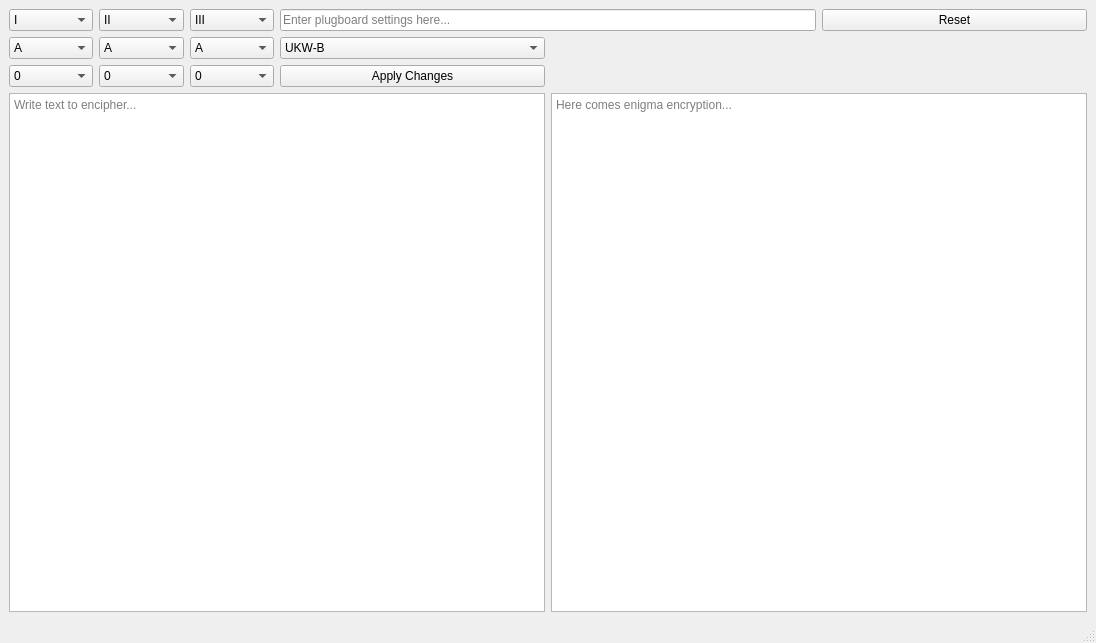
<?xml version="1.0" encoding="UTF-8"?>
<ui version="4.0">
 <class>MainWindow</class>
 <widget class="QMainWindow" name="MainWindow">
  <property name="geometry">
   <rect>
    <x>0</x>
    <y>0</y>
    <width>1096</width>
    <height>643</height>
   </rect>
  </property>
  <property name="windowTitle">
   <string>EnigmaSimulator</string>
  </property>
  <widget class="QWidget" name="centralwidget">
   <layout class="QGridLayout" name="gridLayout">
    <item row="1" column="1">
     <widget class="QComboBox" name="Reflector">
      <item>
       <property name="text">
        <string>UKW-B</string>
       </property>
      </item>
      <item>
       <property name="text">
        <string>UKW-C</string>
       </property>
      </item>
     </widget>
    </item>
    <item row="3" column="2" colspan="2">
     <widget class="QPlainTextEdit" name="readText">
      <property name="undoRedoEnabled">
       <bool>false</bool>
      </property>
      <property name="readOnly">
       <bool>true</bool>
      </property>
      <property name="overwriteMode">
       <bool>true</bool>
      </property>
      <property name="placeholderText">
       <string>Here comes enigma encryption...</string>
      </property>
     </widget>
    </item>
    <item row="0" column="1" colspan="2">
     <widget class="QLineEdit" name="Plug">
      <property name="placeholderText">
       <string>Enter plugboard settings here...</string>
      </property>
     </widget>
    </item>
    <item row="2" column="1">
     <widget class="QPushButton" name="Apply">
      <property name="text">
       <string>Apply Changes</string>
      </property>
     </widget>
    </item>
    <item row="0" column="0" rowspan="3">
     <layout class="QGridLayout" name="gridLayout_3">
      <item row="0" column="0">
       <widget class="QComboBox" name="RotorI">
        <item>
         <property name="text">
          <string>I</string>
         </property>
        </item>
        <item>
         <property name="text">
          <string>II</string>
         </property>
        </item>
        <item>
         <property name="text">
          <string>III</string>
         </property>
        </item>
        <item>
         <property name="text">
          <string>IV</string>
         </property>
        </item>
        <item>
         <property name="text">
          <string>V</string>
         </property>
        </item>
       </widget>
      </item>
      <item row="0" column="1">
       <widget class="QComboBox" name="RotorII">
        <item>
         <property name="text">
          <string>II</string>
         </property>
        </item>
        <item>
         <property name="text">
          <string>I</string>
         </property>
        </item>
        <item>
         <property name="text">
          <string>III</string>
         </property>
        </item>
        <item>
         <property name="text">
          <string>IV</string>
         </property>
        </item>
        <item>
         <property name="text">
          <string>V</string>
         </property>
        </item>
       </widget>
      </item>
      <item row="0" column="2">
       <widget class="QComboBox" name="RotorIII">
        <item>
         <property name="text">
          <string>III</string>
         </property>
        </item>
        <item>
         <property name="text">
          <string>I</string>
         </property>
        </item>
        <item>
         <property name="text">
          <string>II</string>
         </property>
        </item>
        <item>
         <property name="text">
          <string>IV</string>
         </property>
        </item>
        <item>
         <property name="text">
          <string>V</string>
         </property>
        </item>
       </widget>
      </item>
      <item row="1" column="0">
       <widget class="QComboBox" name="PositionI">
        <item>
         <property name="text">
          <string>A</string>
         </property>
        </item>
        <item>
         <property name="text">
          <string>B</string>
         </property>
        </item>
        <item>
         <property name="text">
          <string>C</string>
         </property>
        </item>
        <item>
         <property name="text">
          <string>D</string>
         </property>
        </item>
        <item>
         <property name="text">
          <string>E</string>
         </property>
        </item>
        <item>
         <property name="text">
          <string>F</string>
         </property>
        </item>
        <item>
         <property name="text">
          <string>G</string>
         </property>
        </item>
        <item>
         <property name="text">
          <string>H</string>
         </property>
        </item>
        <item>
         <property name="text">
          <string>I</string>
         </property>
        </item>
        <item>
         <property name="text">
          <string>J</string>
         </property>
        </item>
        <item>
         <property name="text">
          <string>K</string>
         </property>
        </item>
        <item>
         <property name="text">
          <string>L</string>
         </property>
        </item>
        <item>
         <property name="text">
          <string>M</string>
         </property>
        </item>
        <item>
         <property name="text">
          <string>N</string>
         </property>
        </item>
        <item>
         <property name="text">
          <string>O</string>
         </property>
        </item>
        <item>
         <property name="text">
          <string>P</string>
         </property>
        </item>
        <item>
         <property name="text">
          <string>Q</string>
         </property>
        </item>
        <item>
         <property name="text">
          <string>R</string>
         </property>
        </item>
        <item>
         <property name="text">
          <string>S</string>
         </property>
        </item>
        <item>
         <property name="text">
          <string>T</string>
         </property>
        </item>
        <item>
         <property name="text">
          <string>U</string>
         </property>
        </item>
        <item>
         <property name="text">
          <string>V</string>
         </property>
        </item>
        <item>
         <property name="text">
          <string>W</string>
         </property>
        </item>
        <item>
         <property name="text">
          <string>X</string>
         </property>
        </item>
        <item>
         <property name="text">
          <string>Y</string>
         </property>
        </item>
        <item>
         <property name="text">
          <string>Z</string>
         </property>
        </item>
       </widget>
      </item>
      <item row="1" column="1">
       <widget class="QComboBox" name="PositionII">
        <item>
         <property name="text">
          <string>A</string>
         </property>
        </item>
        <item>
         <property name="text">
          <string>B</string>
         </property>
        </item>
        <item>
         <property name="text">
          <string>C</string>
         </property>
        </item>
        <item>
         <property name="text">
          <string>D</string>
         </property>
        </item>
        <item>
         <property name="text">
          <string>E</string>
         </property>
        </item>
        <item>
         <property name="text">
          <string>F</string>
         </property>
        </item>
        <item>
         <property name="text">
          <string>G</string>
         </property>
        </item>
        <item>
         <property name="text">
          <string>H</string>
         </property>
        </item>
        <item>
         <property name="text">
          <string>I</string>
         </property>
        </item>
        <item>
         <property name="text">
          <string>J</string>
         </property>
        </item>
        <item>
         <property name="text">
          <string>K</string>
         </property>
        </item>
        <item>
         <property name="text">
          <string>L</string>
         </property>
        </item>
        <item>
         <property name="text">
          <string>M</string>
         </property>
        </item>
        <item>
         <property name="text">
          <string>N</string>
         </property>
        </item>
        <item>
         <property name="text">
          <string>O</string>
         </property>
        </item>
        <item>
         <property name="text">
          <string>P</string>
         </property>
        </item>
        <item>
         <property name="text">
          <string>Q</string>
         </property>
        </item>
        <item>
         <property name="text">
          <string>R</string>
         </property>
        </item>
        <item>
         <property name="text">
          <string>S</string>
         </property>
        </item>
        <item>
         <property name="text">
          <string>T</string>
         </property>
        </item>
        <item>
         <property name="text">
          <string>U</string>
         </property>
        </item>
        <item>
         <property name="text">
          <string>V</string>
         </property>
        </item>
        <item>
         <property name="text">
          <string>W</string>
         </property>
        </item>
        <item>
         <property name="text">
          <string>X</string>
         </property>
        </item>
        <item>
         <property name="text">
          <string>Y</string>
         </property>
        </item>
        <item>
         <property name="text">
          <string>Z</string>
         </property>
        </item>
       </widget>
      </item>
      <item row="1" column="2">
       <widget class="QComboBox" name="PositionIII">
        <item>
         <property name="text">
          <string>A</string>
         </property>
        </item>
        <item>
         <property name="text">
          <string>B</string>
         </property>
        </item>
        <item>
         <property name="text">
          <string>C</string>
         </property>
        </item>
        <item>
         <property name="text">
          <string>D</string>
         </property>
        </item>
        <item>
         <property name="text">
          <string>E</string>
         </property>
        </item>
        <item>
         <property name="text">
          <string>F</string>
         </property>
        </item>
        <item>
         <property name="text">
          <string>G</string>
         </property>
        </item>
        <item>
         <property name="text">
          <string>H</string>
         </property>
        </item>
        <item>
         <property name="text">
          <string>I</string>
         </property>
        </item>
        <item>
         <property name="text">
          <string>J</string>
         </property>
        </item>
        <item>
         <property name="text">
          <string>K</string>
         </property>
        </item>
        <item>
         <property name="text">
          <string>L</string>
         </property>
        </item>
        <item>
         <property name="text">
          <string>M</string>
         </property>
        </item>
        <item>
         <property name="text">
          <string>N</string>
         </property>
        </item>
        <item>
         <property name="text">
          <string>O</string>
         </property>
        </item>
        <item>
         <property name="text">
          <string>P</string>
         </property>
        </item>
        <item>
         <property name="text">
          <string>Q</string>
         </property>
        </item>
        <item>
         <property name="text">
          <string>R</string>
         </property>
        </item>
        <item>
         <property name="text">
          <string>S</string>
         </property>
        </item>
        <item>
         <property name="text">
          <string>T</string>
         </property>
        </item>
        <item>
         <property name="text">
          <string>U</string>
         </property>
        </item>
        <item>
         <property name="text">
          <string>V</string>
         </property>
        </item>
        <item>
         <property name="text">
          <string>W</string>
         </property>
        </item>
        <item>
         <property name="text">
          <string>X</string>
         </property>
        </item>
        <item>
         <property name="text">
          <string>Y</string>
         </property>
        </item>
        <item>
         <property name="text">
          <string>Z</string>
         </property>
        </item>
       </widget>
      </item>
      <item row="2" column="0">
       <widget class="QComboBox" name="RingSettingI">
        <item>
         <property name="text">
          <string>0</string>
         </property>
        </item>
        <item>
         <property name="text">
          <string>1</string>
         </property>
        </item>
        <item>
         <property name="text">
          <string>2</string>
         </property>
        </item>
        <item>
         <property name="text">
          <string>3</string>
         </property>
        </item>
        <item>
         <property name="text">
          <string>4</string>
         </property>
        </item>
        <item>
         <property name="text">
          <string>5</string>
         </property>
        </item>
        <item>
         <property name="text">
          <string>6</string>
         </property>
        </item>
        <item>
         <property name="text">
          <string>7</string>
         </property>
        </item>
        <item>
         <property name="text">
          <string>8</string>
         </property>
        </item>
        <item>
         <property name="text">
          <string>9</string>
         </property>
        </item>
        <item>
         <property name="text">
          <string>10</string>
         </property>
        </item>
        <item>
         <property name="text">
          <string>11</string>
         </property>
        </item>
        <item>
         <property name="text">
          <string>12</string>
         </property>
        </item>
        <item>
         <property name="text">
          <string>13</string>
         </property>
        </item>
        <item>
         <property name="text">
          <string>14</string>
         </property>
        </item>
        <item>
         <property name="text">
          <string>15</string>
         </property>
        </item>
        <item>
         <property name="text">
          <string>16</string>
         </property>
        </item>
        <item>
         <property name="text">
          <string>17</string>
         </property>
        </item>
        <item>
         <property name="text">
          <string>18</string>
         </property>
        </item>
        <item>
         <property name="text">
          <string>19</string>
         </property>
        </item>
        <item>
         <property name="text">
          <string>20</string>
         </property>
        </item>
        <item>
         <property name="text">
          <string>21</string>
         </property>
        </item>
        <item>
         <property name="text">
          <string>22</string>
         </property>
        </item>
        <item>
         <property name="text">
          <string>23</string>
         </property>
        </item>
        <item>
         <property name="text">
          <string>24</string>
         </property>
        </item>
        <item>
         <property name="text">
          <string>25</string>
         </property>
        </item>
       </widget>
      </item>
      <item row="2" column="1">
       <widget class="QComboBox" name="RingSettingII">
        <item>
         <property name="text">
          <string>0</string>
         </property>
        </item>
        <item>
         <property name="text">
          <string>1</string>
         </property>
        </item>
        <item>
         <property name="text">
          <string>2</string>
         </property>
        </item>
        <item>
         <property name="text">
          <string>3</string>
         </property>
        </item>
        <item>
         <property name="text">
          <string>4</string>
         </property>
        </item>
        <item>
         <property name="text">
          <string>5</string>
         </property>
        </item>
        <item>
         <property name="text">
          <string>6</string>
         </property>
        </item>
        <item>
         <property name="text">
          <string>7</string>
         </property>
        </item>
        <item>
         <property name="text">
          <string>8</string>
         </property>
        </item>
        <item>
         <property name="text">
          <string>9</string>
         </property>
        </item>
        <item>
         <property name="text">
          <string>10</string>
         </property>
        </item>
        <item>
         <property name="text">
          <string>11</string>
         </property>
        </item>
        <item>
         <property name="text">
          <string>12</string>
         </property>
        </item>
        <item>
         <property name="text">
          <string>13</string>
         </property>
        </item>
        <item>
         <property name="text">
          <string>14</string>
         </property>
        </item>
        <item>
         <property name="text">
          <string>15</string>
         </property>
        </item>
        <item>
         <property name="text">
          <string>16</string>
         </property>
        </item>
        <item>
         <property name="text">
          <string>17</string>
         </property>
        </item>
        <item>
         <property name="text">
          <string>18</string>
         </property>
        </item>
        <item>
         <property name="text">
          <string>19</string>
         </property>
        </item>
        <item>
         <property name="text">
          <string>20</string>
         </property>
        </item>
        <item>
         <property name="text">
          <string>21</string>
         </property>
        </item>
        <item>
         <property name="text">
          <string>22</string>
         </property>
        </item>
        <item>
         <property name="text">
          <string>23</string>
         </property>
        </item>
        <item>
         <property name="text">
          <string>24</string>
         </property>
        </item>
        <item>
         <property name="text">
          <string>25</string>
         </property>
        </item>
       </widget>
      </item>
      <item row="2" column="2">
       <widget class="QComboBox" name="RingSettingIII">
        <item>
         <property name="text">
          <string>0</string>
         </property>
        </item>
        <item>
         <property name="text">
          <string>1</string>
         </property>
        </item>
        <item>
         <property name="text">
          <string>2</string>
         </property>
        </item>
        <item>
         <property name="text">
          <string>3</string>
         </property>
        </item>
        <item>
         <property name="text">
          <string>4</string>
         </property>
        </item>
        <item>
         <property name="text">
          <string>5</string>
         </property>
        </item>
        <item>
         <property name="text">
          <string>6</string>
         </property>
        </item>
        <item>
         <property name="text">
          <string>7</string>
         </property>
        </item>
        <item>
         <property name="text">
          <string>8</string>
         </property>
        </item>
        <item>
         <property name="text">
          <string>9</string>
         </property>
        </item>
        <item>
         <property name="text">
          <string>10</string>
         </property>
        </item>
        <item>
         <property name="text">
          <string>11</string>
         </property>
        </item>
        <item>
         <property name="text">
          <string>12</string>
         </property>
        </item>
        <item>
         <property name="text">
          <string>13</string>
         </property>
        </item>
        <item>
         <property name="text">
          <string>14</string>
         </property>
        </item>
        <item>
         <property name="text">
          <string>15</string>
         </property>
        </item>
        <item>
         <property name="text">
          <string>16</string>
         </property>
        </item>
        <item>
         <property name="text">
          <string>17</string>
         </property>
        </item>
        <item>
         <property name="text">
          <string>18</string>
         </property>
        </item>
        <item>
         <property name="text">
          <string>19</string>
         </property>
        </item>
        <item>
         <property name="text">
          <string>20</string>
         </property>
        </item>
        <item>
         <property name="text">
          <string>21</string>
         </property>
        </item>
        <item>
         <property name="text">
          <string>22</string>
         </property>
        </item>
        <item>
         <property name="text">
          <string>23</string>
         </property>
        </item>
        <item>
         <property name="text">
          <string>24</string>
         </property>
        </item>
        <item>
         <property name="text">
          <string>25</string>
         </property>
        </item>
       </widget>
      </item>
     </layout>
    </item>
    <item row="0" column="3">
     <widget class="QPushButton" name="Reset">
      <property name="text">
       <string>Reset</string>
      </property>
     </widget>
    </item>
    <item row="3" column="0" colspan="2">
     <widget class="QPlainTextEdit" name="writeText">
      <property name="overwriteMode">
       <bool>true</bool>
      </property>
      <property name="placeholderText">
       <string>Write text to encipher... </string>
      </property>
     </widget>
    </item>
   </layout>
  </widget>
  <widget class="QMenuBar" name="menubar">
   <property name="geometry">
    <rect>
     <x>0</x>
     <y>0</y>
     <width>1096</width>
     <height>30</height>
    </rect>
   </property>
  </widget>
  <widget class="QStatusBar" name="statusbar"/>
 </widget>
 <resources/>
 <connections/>
</ui>
